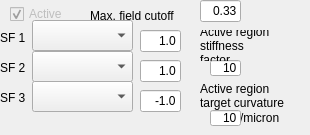
          <widget class="QWidget" name="tab_7">
           <attribute name="title">
            <string>Fold 2</string>
           </attribute>
           <widget class="QLineEdit" name="lineEdit_gamma2_2">
            <property name="geometry">
             <rect>
              <x>140</x>
              <y>60</y>
              <width>41</width>
              <height>22</height>
             </rect>
            </property>
            <property name="text">
             <string>1.0</string>
            </property>
            <property name="alignment">
             <set>Qt::AlignRight|Qt::AlignTrailing|Qt::AlignVCenter</set>
            </property>
           </widget>
           <widget class="QComboBox" name="comboBox_sf1_2">
            <property name="geometry">
             <rect>
              <x>32</x>
              <y>20</y>
              <width>101</width>
              <height>31</height>
             </rect>
            </property>
           </widget>
           <widget class="QLineEdit" name="lineEdit_gamma1_2">
            <property name="geometry">
             <rect>
              <x>140</x>
              <y>30</y>
              <width>41</width>
              <height>22</height>
             </rect>
            </property>
            <property name="text">
             <string>1.0</string>
            </property>
            <property name="alignment">
             <set>Qt::AlignRight|Qt::AlignTrailing|Qt::AlignVCenter</set>
            </property>
           </widget>
           <widget class="QLabel" name="label_50">
            <property name="geometry">
             <rect>
              <x>90</x>
              <y>0</y>
              <width>111</width>
              <height>31</height>
             </rect>
            </property>
            <property name="text">
             <string>Max. field cutoff</string>
            </property>
           </widget>
           <widget class="QComboBox" name="comboBox_sf2_2">
            <property name="geometry">
             <rect>
              <x>32</x>
              <y>51</y>
              <width>101</width>
              <height>31</height>
             </rect>
            </property>
           </widget>
           <widget class="QLineEdit" name="lineEdit_gamma3_2">
            <property name="geometry">
             <rect>
              <x>140</x>
              <y>90</y>
              <width>41</width>
              <height>22</height>
             </rect>
            </property>
            <property name="text">
             <string>-1.0</string>
            </property>
            <property name="alignment">
             <set>Qt::AlignRight|Qt::AlignTrailing|Qt::AlignVCenter</set>
            </property>
           </widget>
           <widget class="QCheckBox" name="checkBox_fold1active_2">
            <property name="enabled">
             <bool>false</bool>
            </property>
            <property name="geometry">
             <rect>
              <x>10</x>
              <y>4</y>
              <width>61</width>
              <height>20</height>
             </rect>
            </property>
            <property name="toolTip">
             <string>Check to show higher resolution mesh updated during optimization.</string>
            </property>
            <property name="text">
             <string>Active</string>
            </property>
            <property name="checked">
             <bool>true</bool>
            </property>
           </widget>
           <widget class="QLineEdit" name="lineEdit_mp_cutoff_2">
            <property name="geometry">
             <rect>
              <x>200</x>
              <y>0</y>
              <width>41</width>
              <height>22</height>
             </rect>
            </property>
            <property name="toolTip">
             <string>L max for the scalar field representation</string>
            </property>
            <property name="text">
             <string>0.33</string>
            </property>
            <property name="alignment">
             <set>Qt::AlignRight|Qt::AlignTrailing|Qt::AlignVCenter</set>
            </property>
           </widget>
           <widget class="QComboBox" name="comboBox_sf3_2">
            <property name="geometry">
             <rect>
              <x>32</x>
              <y>81</y>
              <width>101</width>
              <height>31</height>
             </rect>
            </property>
           </widget>
           <widget class="QLabel" name="label_51">
            <property name="geometry">
             <rect>
              <x>0</x>
              <y>60</y>
              <width>31</width>
              <height>16</height>
             </rect>
            </property>
            <property name="text">
             <string>SF 2</string>
            </property>
           </widget>
           <widget class="QLabel" name="label_52">
            <property name="geometry">
             <rect>
              <x>0</x>
              <y>30</y>
              <width>31</width>
              <height>16</height>
             </rect>
            </property>
            <property name="text">
             <string>SF 1</string>
            </property>
           </widget>
           <widget class="QLabel" name="label_53">
            <property name="geometry">
             <rect>
              <x>0</x>
              <y>90</y>
              <width>31</width>
              <height>16</height>
             </rect>
            </property>
            <property name="text">
             <string>SF 3</string>
            </property>
           </widget>
           <widget class="QLineEdit" name="lineEdit_stiff_fac_2">
            <property name="geometry">
             <rect>
              <x>210</x>
              <y>60</y>
              <width>31</width>
              <height>16</height>
             </rect>
            </property>
            <property name="toolTip">
             <string>&lt;html&gt;&lt;head/&gt;&lt;body&gt;&lt;p&gt;Specifies the factor by which the mesoderm promordium is stiffer (higher Young's modulus) than the remaining tissue&lt;/p&gt;&lt;/body&gt;&lt;/html&gt;</string>
            </property>
            <property name="text">
             <string>10</string>
            </property>
            <property name="alignment">
             <set>Qt::AlignRight|Qt::AlignTrailing|Qt::AlignVCenter</set>
            </property>
           </widget>
           <widget class="QLabel" name="label_54">
            <property name="geometry">
             <rect>
              <x>200</x>
              <y>30</y>
              <width>81</width>
              <height>31</height>
             </rect>
            </property>
            <property name="toolTip">
             <string>&lt;html&gt;&lt;head/&gt;&lt;body&gt;&lt;p&gt;Specifies the factor by which the mesoderm promordium is stiffer (higher Young's modulus) than the remaining tissue&lt;/p&gt;&lt;/body&gt;&lt;/html&gt;</string>
            </property>
            <property name="text">
             <string>Active region
stiffness
factor</string>
            </property>
           </widget>
           <widget class="QLabel" name="label_55">
            <property name="geometry">
             <rect>
              <x>200</x>
              <y>80</y>
              <width>101</width>
              <height>31</height>
             </rect>
            </property>
            <property name="text">
             <string>Active region
target curvature</string>
            </property>
           </widget>
           <widget class="QLabel" name="label_56">
            <property name="geometry">
             <rect>
              <x>240</x>
              <y>110</y>
              <width>51</width>
              <height>16</height>
             </rect>
            </property>
            <property name="text">
             <string>/micron</string>
            </property>
           </widget>
           <widget class="QLineEdit" name="lineEdit_active_region_curvature_2">
            <property name="geometry">
             <rect>
              <x>210</x>
              <y>110</y>
              <width>31</width>
              <height>16</height>
             </rect>
            </property>
            <property name="text">
             <string>10</string>
            </property>
            <property name="alignment">
             <set>Qt::AlignRight|Qt::AlignTrailing|Qt::AlignVCenter</set>
            </property>
           </widget>
          </widget>
